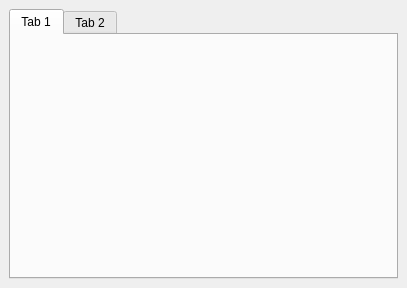
<?xml version="1.0" encoding="UTF-8"?>
<ui version="4.0">
 <class>WaveformsWindow</class>
 <widget class="QMainWindow" name="WaveformsWindow">
  <property name="geometry">
   <rect>
    <x>0</x>
    <y>0</y>
    <width>407</width>
    <height>288</height>
   </rect>
  </property>
  <property name="windowTitle">
   <string>Waveforms</string>
  </property>
  <widget class="QWidget" name="centralwidget">
   <layout class="QGridLayout" name="gridLayout_2">
    <item row="0" column="0">
     <widget class="QTabWidget" name="tabWidget">
      <property name="currentIndex">
       <number>0</number>
      </property>
      <widget class="QWidget" name="tab">
       <attribute name="title">
        <string>Tab 1</string>
       </attribute>
      </widget>
      <widget class="QWidget" name="tab_2">
       <attribute name="title">
        <string>Tab 2</string>
       </attribute>
      </widget>
     </widget>
    </item>
   </layout>
  </widget>
 </widget>
 <resources/>
 <connections/>
</ui>
